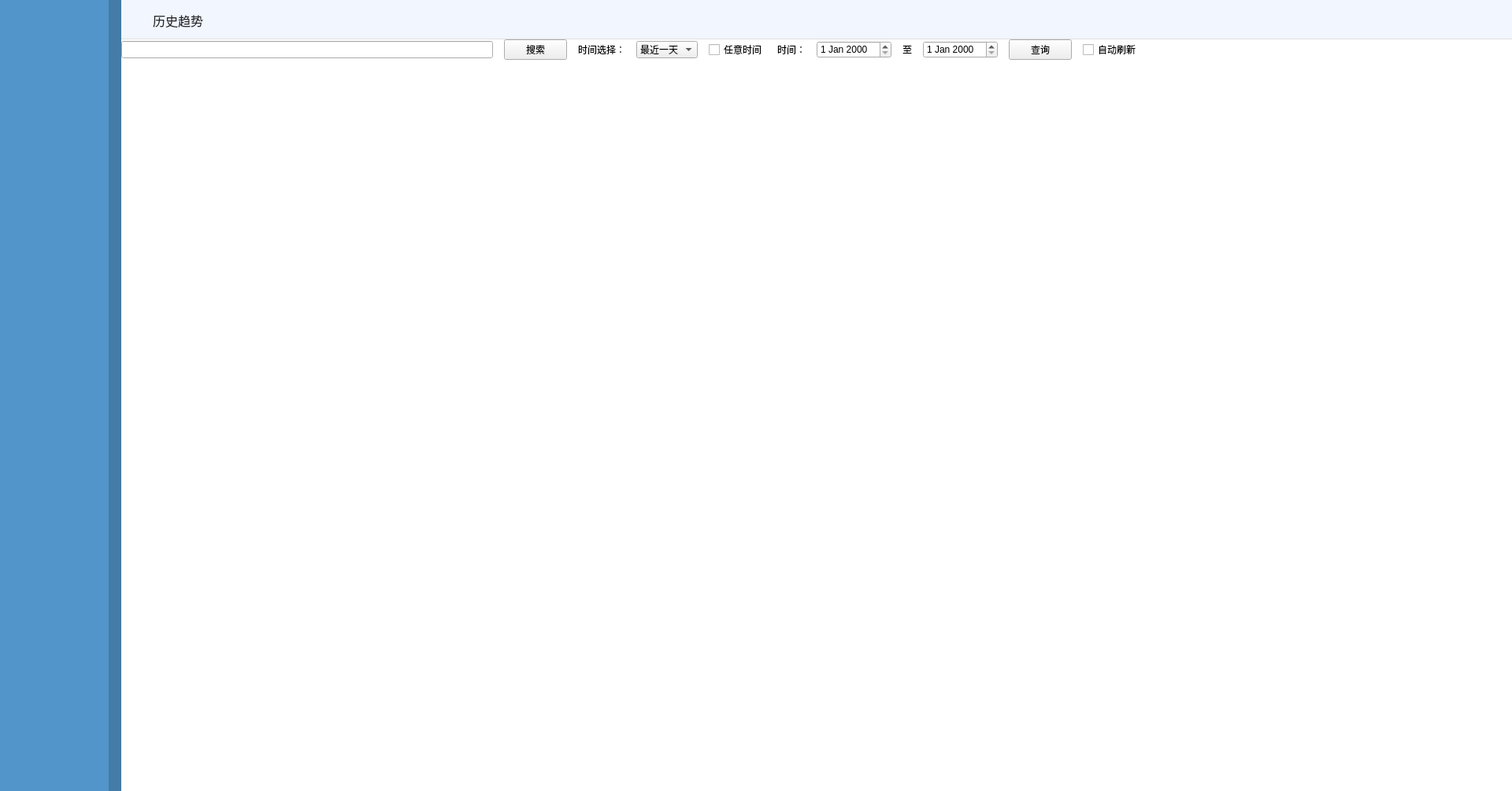
<?xml version="1.0" encoding="UTF-8"?>
<ui version="4.0">
 <class>HistroyTrending</class>
 <widget class="QWidget" name="HistroyTrending">
  <property name="geometry">
   <rect>
    <x>0</x>
    <y>0</y>
    <width>1920</width>
    <height>1005</height>
   </rect>
  </property>
  <property name="windowTitle">
   <string>Form</string>
  </property>
  <layout class="QHBoxLayout" name="horizontalLayout">
   <property name="spacing">
    <number>0</number>
   </property>
   <property name="leftMargin">
    <number>0</number>
   </property>
   <property name="topMargin">
    <number>0</number>
   </property>
   <property name="rightMargin">
    <number>0</number>
   </property>
   <property name="bottomMargin">
    <number>0</number>
   </property>
   <item>
    <widget class="QWidget" name="leftWidget" native="true">
     <property name="maximumSize">
      <size>
       <width>154</width>
       <height>16777215</height>
      </size>
     </property>
     <property name="styleSheet">
      <string notr="true">QWidget#leftWidget{
background:rgba(81,149,202,1);
border-style:solid;
border-width:0px 16px 0px 0px;
border-color:#447CA7;
}</string>
     </property>
    </widget>
   </item>
   <item>
    <widget class="QWidget" name="rightWidget" native="true">
     <property name="styleSheet">
      <string notr="true">QWidget#rightWidget{
	background:rgba(241,246,255,1);
}</string>
     </property>
     <widget class="QWidget" name="topWidget" native="true">
      <property name="geometry">
       <rect>
        <x>0</x>
        <y>0</y>
        <width>1766</width>
        <height>50</height>
       </rect>
      </property>
      <property name="maximumSize">
       <size>
        <width>1766</width>
        <height>50</height>
       </size>
      </property>
      <property name="styleSheet">
       <string notr="true">QWidget#topWidget{
	background:rgba(241,246,255,1);
	border-style:solid;
	border-color:#DFDFDF;
	border-width: 0px 0px 1px 0px;
}</string>
      </property>
      <widget class="QLabel" name="label">
       <property name="geometry">
        <rect>
         <x>40</x>
         <y>15</y>
         <width>161</width>
         <height>21</height>
        </rect>
       </property>
       <property name="styleSheet">
        <string notr="true">width:64px;
height:21px;
font-size:16px;
font-family:微软雅黑;
color:rgba(38,38,38,1);
line-height:21px;</string>
       </property>
       <property name="text">
        <string>历史趋势</string>
       </property>
      </widget>
     </widget>
     <widget class="QWidget" name="widget" native="true">
      <property name="geometry">
       <rect>
        <x>0</x>
        <y>50</y>
        <width>1766</width>
        <height>995</height>
       </rect>
      </property>
      <property name="styleSheet">
       <string notr="true">QWidget#widget{
background:#FFFFFF;
}</string>
      </property>
      <layout class="QVBoxLayout" name="verticalLayout" stretch="1,17">
       <item>
        <layout class="QHBoxLayout" name="horizontalLayout_2">
         <property name="spacing">
          <number>14</number>
         </property>
         <item>
          <widget class="QLineEdit" name="searchEdit"/>
         </item>
         <item>
          <widget class="QPushButton" name="searchBtn">
           <property name="text">
            <string>搜索</string>
           </property>
          </widget>
         </item>
         <item>
          <widget class="QLabel" name="label_2">
           <property name="text">
            <string>时间选择：</string>
           </property>
          </widget>
         </item>
         <item>
          <widget class="QComboBox" name="dateCombo">
           <item>
            <property name="text">
             <string>最近一天</string>
            </property>
           </item>
          </widget>
         </item>
         <item>
          <widget class="QCheckBox" name="anyTimeBox">
           <property name="text">
            <string>任意时间</string>
           </property>
          </widget>
         </item>
         <item>
          <widget class="QLabel" name="label_3">
           <property name="text">
            <string>时间：</string>
           </property>
          </widget>
         </item>
         <item>
          <widget class="QDateEdit" name="dateEdit1"/>
         </item>
         <item>
          <widget class="QLabel" name="label_4">
           <property name="text">
            <string>至</string>
           </property>
          </widget>
         </item>
         <item>
          <widget class="QDateEdit" name="dateEdit2"/>
         </item>
         <item>
          <widget class="QPushButton" name="queryBtn">
           <property name="text">
            <string>查询</string>
           </property>
          </widget>
         </item>
         <item>
          <widget class="QCheckBox" name="autoCheck">
           <property name="text">
            <string>自动刷新</string>
           </property>
          </widget>
         </item>
         <item>
          <spacer name="horizontalSpacer">
           <property name="orientation">
            <enum>Qt::Horizontal</enum>
           </property>
           <property name="sizeHint" stdset="0">
            <size>
             <width>40</width>
             <height>20</height>
            </size>
           </property>
          </spacer>
         </item>
        </layout>
       </item>
       <item>
        <widget class="QWidget" name="chartArea" native="true"/>
       </item>
      </layout>
     </widget>
    </widget>
   </item>
  </layout>
 </widget>
 <resources/>
 <connections/>
</ui>
